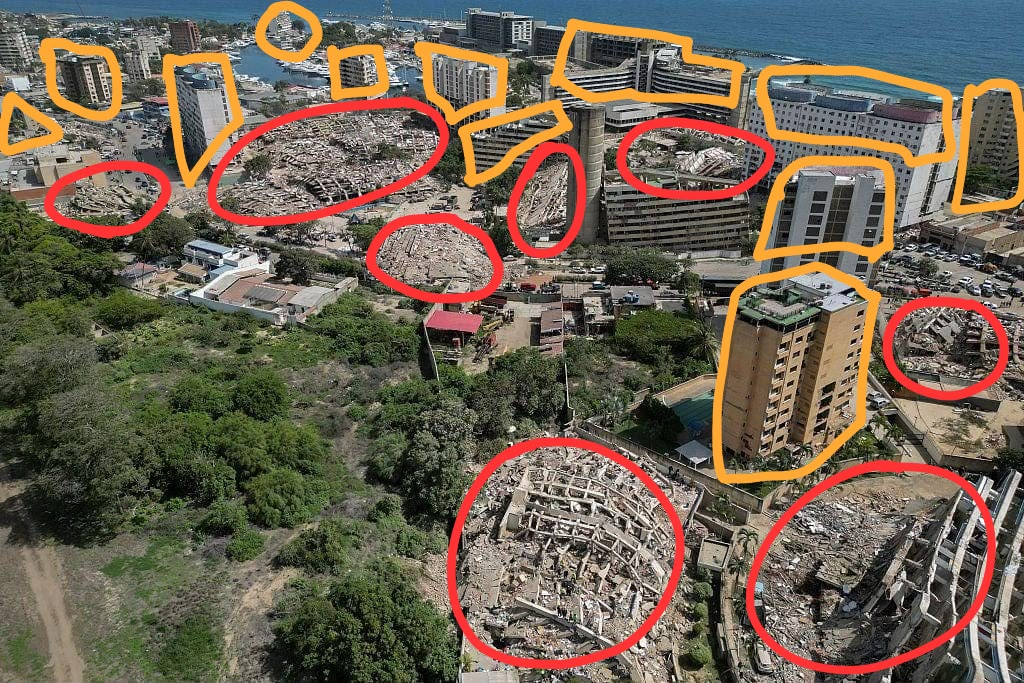
#> input picture misc/original_human.jpeg, 1024 x 683 px
$ python main.py
#> lines starting #> are read from the running program, lines starting #| are printed output that depends on the picture; after the words box and inside, x2 and y2 are one past the last pixel; in counts of white or black regions, pixels touching at a corner belong together
### utils/image_processing.py
"""Classical image processing for OrionQ."""

from __future__ import annotations

from pathlib import Path
from typing import Any

import cv2
import numpy as np


Zone = dict[str, Any]

MIN_AREA = 1_000.0
OVERLAY_ALPHA = 0.35

RED_RANGES = (
    (np.array([0, 150, 150]), np.array([12, 255, 255])),
    (np.array([168, 150, 150]), np.array([179, 255, 255])),
)
YELLOW_RANGE = (
    np.array([8, 150, 150]),
    np.array([42, 255, 255]),
)

ZONE_COLORS = {
    "red": (0, 0, 255),
    "yellow": (0, 255, 255),
}
ZONE_WEIGHTS = {
    "red": 1.0,
    "yellow": 0.5,
}


def _read_image(path: Path) -> np.ndarray:
    if not path.is_file():
        raise FileNotFoundError(f"Image not found: {path}")

    image = cv2.imread(str(path), cv2.IMREAD_COLOR)
    if image is None:
        raise ValueError(f"OpenCV could not read image: {path}")
    return image


def _build_masks(image: np.ndarray) -> dict[str, np.ndarray]:
    hsv = cv2.cvtColor(image, cv2.COLOR_BGR2HSV)

    red_mask = cv2.inRange(hsv, *RED_RANGES[0])
    red_mask |= cv2.inRange(hsv, *RED_RANGES[1])
    yellow_mask = cv2.inRange(hsv, *YELLOW_RANGE)

    kernel = cv2.getStructuringElement(cv2.MORPH_ELLIPSE, (3, 3))
    masks = {"red": red_mask, "yellow": yellow_mask}
    for color, mask in masks.items():
        mask = cv2.morphologyEx(mask, cv2.MORPH_CLOSE, kernel, iterations=2)
        masks[color] = cv2.morphologyEx(
            mask,
            cv2.MORPH_OPEN,
            kernel,
            iterations=1,
        )
    return masks


def _centroid(contour: np.ndarray) -> list[int]:
    moments = cv2.moments(contour)
    if moments["m00"]:
        return [
            round(moments["m10"] / moments["m00"]),
            round(moments["m01"] / moments["m00"]),
        ]

    x, y, width, height = cv2.boundingRect(contour)
    return [x + width // 2, y + height // 2]


def get_zones(image: np.ndarray) -> list[Zone]:
    """Extract external red and yellow regions as simple dictionaries."""
    zones: list[Zone] = []

    for color, mask in _build_masks(image).items():
        contours, _ = cv2.findContours(
            mask,
            cv2.RETR_EXTERNAL,
            cv2.CHAIN_APPROX_SIMPLE,
        )
        for contour in contours:
            hull = cv2.convexHull(contour)
            area = float(cv2.contourArea(hull))
            if area < MIN_AREA:
                continue

            zones.append(
                {
                    "color": color,
                    "area": area,
                    "weight": ZONE_WEIGHTS[color],
                    "raw_priority": area * ZONE_WEIGHTS[color],
                    "centroid": _centroid(hull),
                    "convex_hull": hull.reshape(-1, 2).astype(int).tolist(),
                }
            )

    zones.sort(key=lambda zone: (zone["centroid"][1], zone["centroid"][0]))
    maximum_priority = max(
        (zone["raw_priority"] for zone in zones),
        default=0.0,
    )

    for zone_id, zone in enumerate(zones):
        zone["id"] = zone_id
        prefix = "R" if zone["color"] == "red" else "Y"
        zone["label"] = f"{prefix}{zone_id}"
        zone["priority"] = (
            zone["raw_priority"] / maximum_priority
            if maximum_priority
            else 0.0
        )
    return zones


def assign_priority_order(zones: list[Zone]) -> list[Zone]:
    """Order zones for attention without replacing their decimal scores."""
    score_key = (
        "quantum_score"
        if zones and all("quantum_score" in zone for zone in zones)
        else "priority"
    )
    ordered_zones = sorted(
        zones,
        key=lambda zone: (
            -float(zone[score_key]),
            -float(zone["area"]),
            int(zone["id"]),
        ),
    )
    for order, zone in enumerate(ordered_zones, start=1):
        zone["priority_order"] = order
    return ordered_zones


def paint_zones(image: np.ndarray, zones: list[Zone]) -> np.ndarray:
    """Paint translucent hulls plus clear attention-order labels."""
    result = image.copy()
    overlay = image.copy()
    zones = assign_priority_order(zones)

    for zone in zones:
        hull = np.asarray(zone["convex_hull"], dtype=np.int32)
        cv2.fillConvexPoly(overlay, hull, ZONE_COLORS[zone["color"]])

    cv2.addWeighted(
        overlay,
        OVERLAY_ALPHA,
        result,
        1.0 - OVERLAY_ALPHA,
        0,
        result,
    )

    height, width = result.shape[:2]
    font = cv2.FONT_HERSHEY_SIMPLEX
    base_font_scale = max(0.7, min(height, width) / 800)
    thickness = 2
    padding = 7

    for zone in zones:
        hull = np.asarray(zone["convex_hull"], dtype=np.int32)
        color = ZONE_COLORS[zone["color"]]
        cv2.polylines(result, [hull], True, color, 2, cv2.LINE_AA)

        text = f"P{zone['priority_order']}"
        x, y = zone["centroid"]
        font_scale = base_font_scale
        text_size, baseline = cv2.getTextSize(
            text,
            font,
            font_scale,
            thickness,
        )

        maximum_text_width = max(1, width - 2 * padding)
        if text_size[0] > maximum_text_width:
            font_scale *= maximum_text_width / text_size[0]
            text_size, baseline = cv2.getTextSize(
                text,
                font,
                font_scale,
                thickness,
            )

        box_width = text_size[0] + 2 * padding
        box_height = text_size[1] + baseline + 2 * padding
        left = min(max(0, x - box_width // 2), max(0, width - box_width))
        top = min(max(0, y - box_height // 2), max(0, height - box_height))
        right = min(width - 1, left + box_width)
        bottom = min(height - 1, top + box_height)
        cv2.rectangle(result, (left, top), (right, bottom), (0, 0, 0), -1)

        cv2.putText(
            result,
            text,
            (left + padding, top + padding + text_size[1]),
            font,
            font_scale,
            (255, 255, 255),
            thickness,
            cv2.LINE_AA,
        )
    return result


def process_image(
    input_path: str | Path,
    output_path: str | Path,
) -> tuple[list[Zone], np.ndarray]:
    """Detect marked zones, save the visualization, and return both results."""
    input_path = Path(input_path)
    output_path = Path(output_path)
    annotated_image = _read_image(input_path)
#> in _read_image, image is the input picture: shape (683, 1024, 3); mean B, G, R 82.9, 98.2, 110.2
    zones = assign_priority_order(get_zones(annotated_image))
#> in _build_masks, `hsv = cv2.cvtColor(image, cv2.COLOR_BGR2HSV)`: hsv: shape (683, 1024, 3); mean H, S, V 42.2, 83.8, 117.6
#> in _build_masks, `red_mask = cv2.inRange(hsv, *RED_RANGES[0])`: red_mask: shape (683, 1024); 3.4% white; 141 white regions (122 under 20 px), largest, box (x1, y1, x2, y2) and area: (208, 97, 449, 226) 3168, (447, 438, 631, 663) 2478, (366, 213, 504, 303) 2371
#> in _build_masks, `red_mask |= cv2.inRange(hsv, *RED_RANGES[1])`:
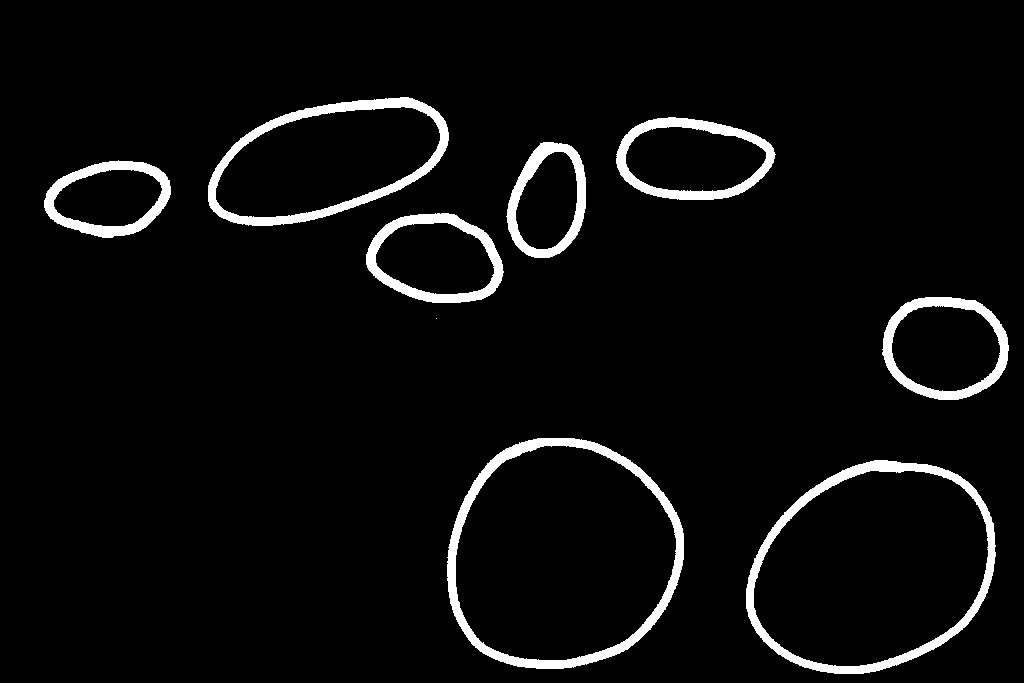
#> red_mask: shape (683, 1024); 4.7% white; 9 white regions (1 under 20 px), largest, box (x1, y1, x2, y2) and area: (447, 438, 684, 669) 6349, (746, 460, 996, 674) 5930, (208, 97, 449, 226) 4962
#> in _build_masks, `yellow_mask = cv2.inRange(hsv, *YELLOW_RANGE)`:
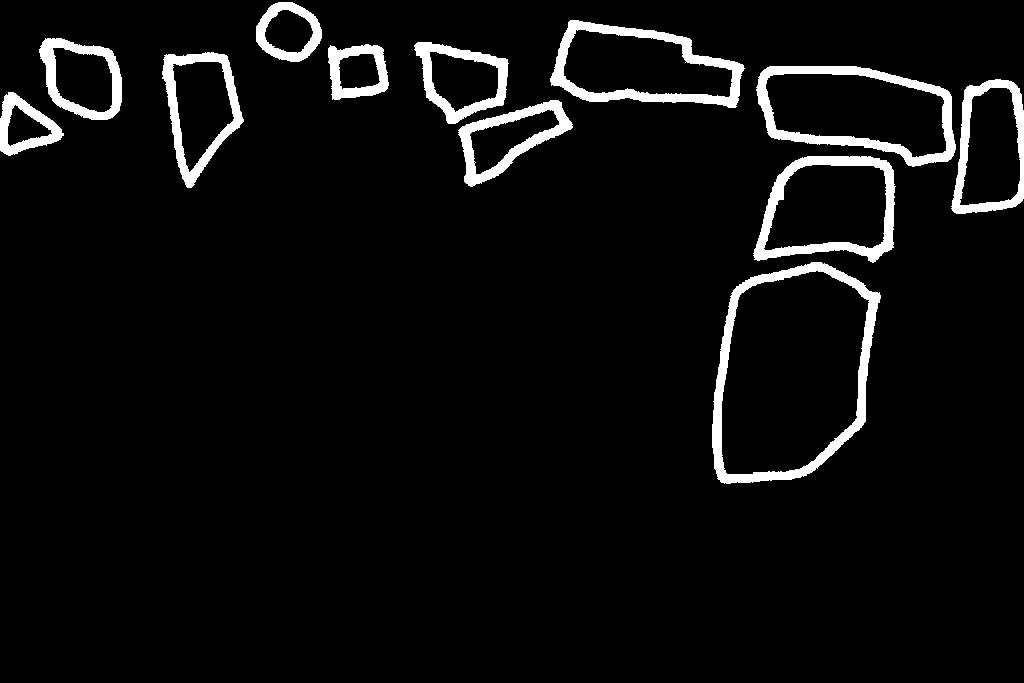
#> yellow_mask: shape (683, 1024); 5.1% white; 12 white regions, largest, box (x1, y1, x2, y2) and area: (712, 262, 881, 484) 5624, (756, 66, 956, 167) 4379, (550, 20, 745, 108) 4169
#> in _build_masks, `kernel = cv2.getStructuringElement(cv2.MORPH_ELLIPSE, (3, 3))`: kernel = [[0, 1, 0], [1, 1, 1], [0, 1, 0]]
#> the loop in get_zones, `for color, mask in _build_masks(image).items():` made 2 passes
#> color on passes 1 to 2: 'red', 'yellow'
#> after the loop in get_zones, `for color, mask in _build_masks(image).items():`: zones = 19 items
#> in get_zones, `maximum_priority = max( (zone["raw_priority"] for zone in zones), defa..`: maximum_priority = 43443.5
#> the loop in get_zones, `for zone_id, zone in enumerate(zones):` made 19 passes
#> in assign_priority_order, `score_key = ( "quantum_score" if zones and all("quantum_score" in zone..`: score_key = 'priority'
#> in assign_priority_order, `ordered_zones = sorted( zones, key=lambda zone: ( -float(zone[score_ke..`: ordered_zones = 19 items
#> the loop in assign_priority_order, `for order, zone in enumerate(ordered_zones, start=1):` made 19 passes

    clean_path = input_path.with_name("original.jpeg")
    canvas = _read_image(clean_path) if clean_path.is_file() else annotated_image
    if canvas.shape != annotated_image.shape:
        raise ValueError("The clean and annotated images must have equal sizes.")

    result = paint_zones(canvas, zones)
    output_path.parent.mkdir(parents=True, exist_ok=True)
    if not cv2.imwrite(str(output_path), result):
        raise OSError(f"Could not save result image: {output_path}")
    return zones, result

### utils/quantum_algo.py
"""Small Qiskit encoding demonstration for OrionQ zone priorities."""

from __future__ import annotations

from math import asin, sqrt
from typing import Any

from qiskit import QuantumCircuit, transpile
from qiskit_aer import AerSimulator


Zone = dict[str, Any]

MAX_QUBITS = 12
SHOTS = 512


def run_quantum_demo(
    zones: list[Zone],
    shots: int = SHOTS,
) -> tuple[list[Zone], QuantumCircuit, dict[str, int]]:
    """Encode normalized priorities as qubit probabilities and measure them."""
    selected_zones = [
        dict(zone)
        for zone in sorted(
            zones,
            key=lambda zone: zone["priority"],
            reverse=True,
        )[:MAX_QUBITS]
    ]
    circuit = QuantumCircuit(len(selected_zones))

    if not selected_zones:
        return selected_zones, circuit, {}
    if shots <= 0:
        raise ValueError("shots must be greater than zero.")

    for qubit, zone in enumerate(selected_zones):
        priority = min(1.0, max(0.0, float(zone["priority"])))
        theta = 2 * asin(sqrt(priority))
        circuit.ry(theta, qubit)

    circuit.measure_all()
    simulator = AerSimulator(seed_simulator=42)
    compiled_circuit = transpile(circuit, simulator)
    counts = simulator.run(compiled_circuit, shots=shots).result().get_counts()

    total_measurements = sum(counts.values())
    one_counts = [0] * len(selected_zones)
    for bit_string, count in counts.items():
        bits = bit_string.replace(" ", "")
        for qubit in range(len(selected_zones)):
            if bits[-1 - qubit] == "1":
                one_counts[qubit] += count

    for qubit, zone in enumerate(selected_zones):
        zone["quantum_score"] = one_counts[qubit] / total_measurements

    ranked_indices = sorted(
        range(len(selected_zones)),
        key=lambda index: (
            -selected_zones[index]["quantum_score"],
            selected_zones[index]["label"],
        ),
    )
    for rank, index in enumerate(ranked_indices, start=1):
        selected_zones[index]["quantum_rank"] = rank

    return selected_zones, circuit, dict(counts)

### main.py
"""Run the complete OrionQ demonstration."""

from pathlib import Path

from utils.image_processing import assign_priority_order, process_image
from utils.quantum_algo import MAX_QUBITS, run_quantum_demo


ROOT = Path(__file__).resolve().parent
INPUT_PATH = ROOT / "misc" / "original_human.jpeg"
OUTPUT_PATH = ROOT / "misc" / "original_result.jpeg"


def main() -> None:
    print("Starting OrionQ image processing...")
    zones, _ = process_image(INPUT_PATH, OUTPUT_PATH)
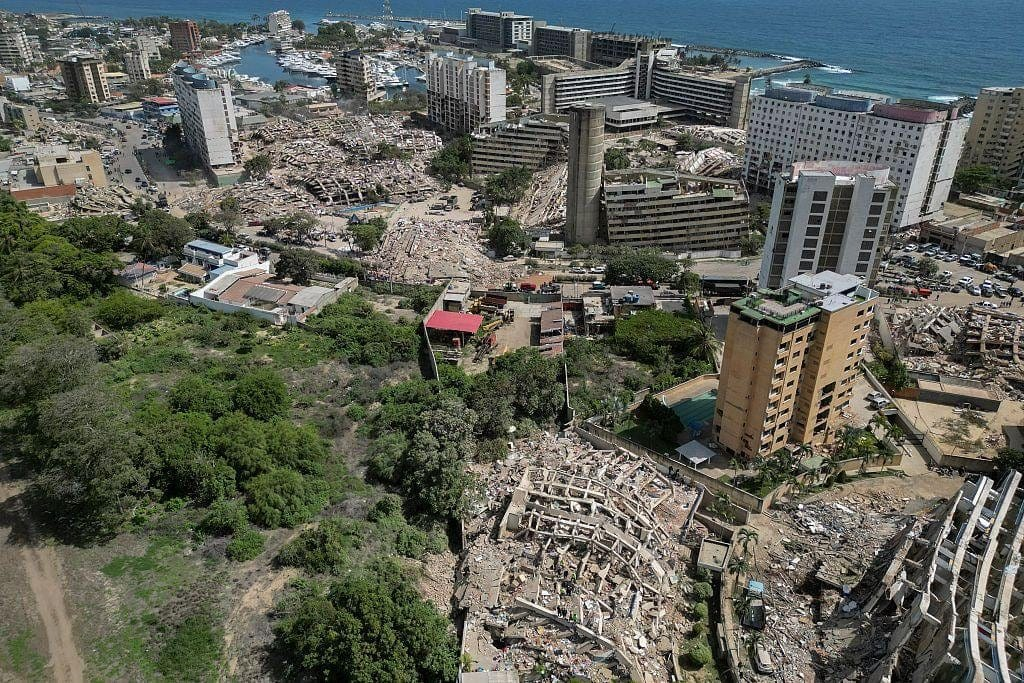
#> input picture misc/original.jpeg, 1024 x 683 px
#> in _read_image, image is the input picture: shape (683, 1024, 3); mean B, G, R 87.3, 97.2, 94.7
#> the loop in assign_priority_order (call 2), `for order, zone in enumerate(ordered_zones, start=1):` made 19 passes
#> the loop in paint_zones, `for zone in zones:` made 19 passes
#> after the loop in paint_zones, `for zone in zones:`:
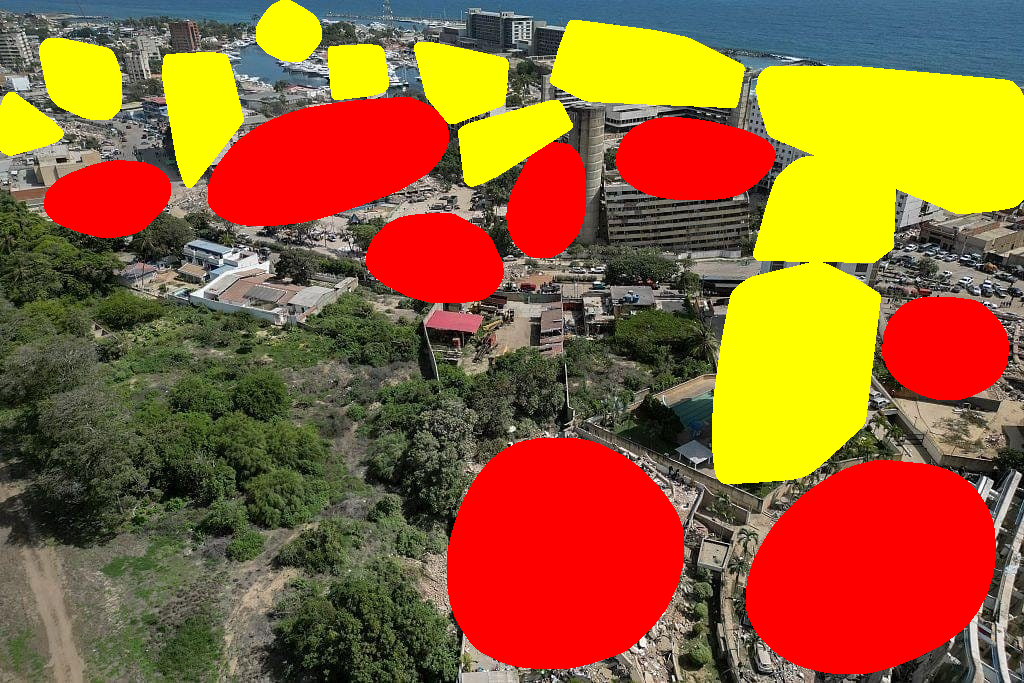
#> overlay: shape (683, 1024, 3); mean B, G, R 48.3, 98.6, 150.8
#> in paint_zones, `cv2.addWeighted( overlay, OVERLAY_ALPHA, result, 1.0 - OVERLAY_ALPHA, ..`:
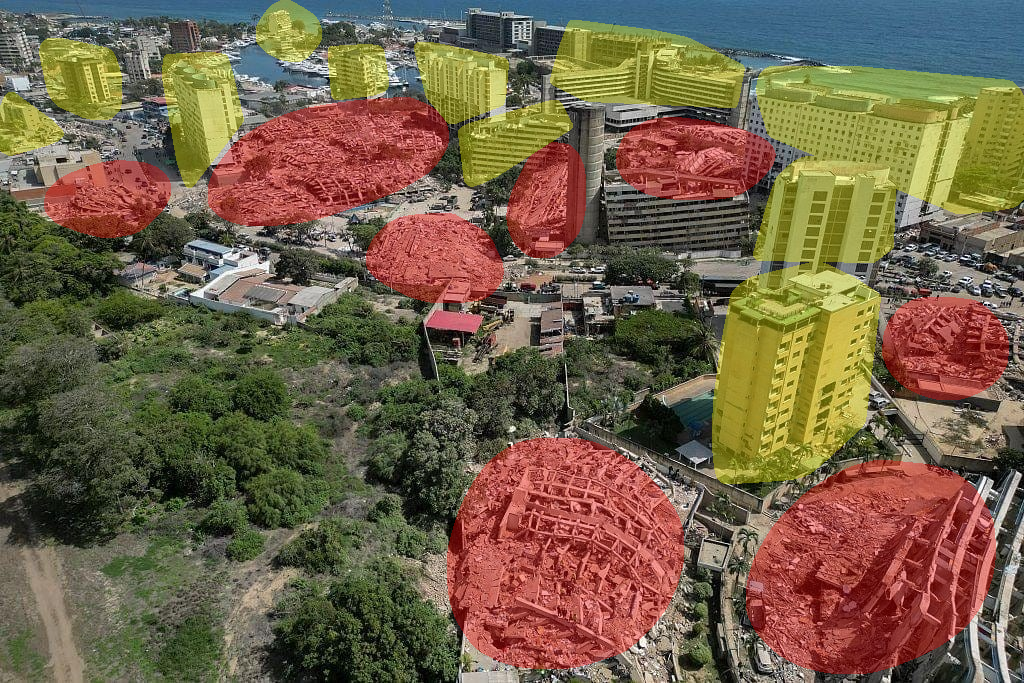
#> result: shape (683, 1024, 3); mean B, G, R 73.7, 97.7, 114.3
#> in paint_zones, `font = cv2.FONT_HERSHEY_SIMPLEX`: font = 0
#> the loop in paint_zones, `for zone in zones:` made 19 passes
#> (color, text, x, y, box_width, left, top) on passes 1 to 12: ((0, 0, 255), 'P1', 562, 555, 51, 537, 534), ((0, 0, 255), 'P2', 872, 568, 51, 847, 547), ((0, 0, 255), 'P3', 326, 160, 51, 301, 139), ((0, 255, 255), 'P4', 792, 372, 51, 767, 351), ((0, 255, 255), 'P5', 905, 129, 51, 880, 108), ((0, 0, 255), 'P6', 945, 347, 51, 920, 326), ((0, 0, 255), 'P7', 692, 159, 51, 667, 138), ((0, 0, 255), 'P8', 436, 258, 51, 411, 237), ((0, 0, 255), 'P9', 109, 198, 51, 84, 177), ((0, 0, 255), 'P10', 548, 201, 68, 514, 180), ((0, 255, 255), 'P11', 829, 211, 68, 795, 190), ((0, 255, 255), 'P12', 643, 67, 68, 609, 46)
#> after the loop in paint_zones, `for zone in zones:`:
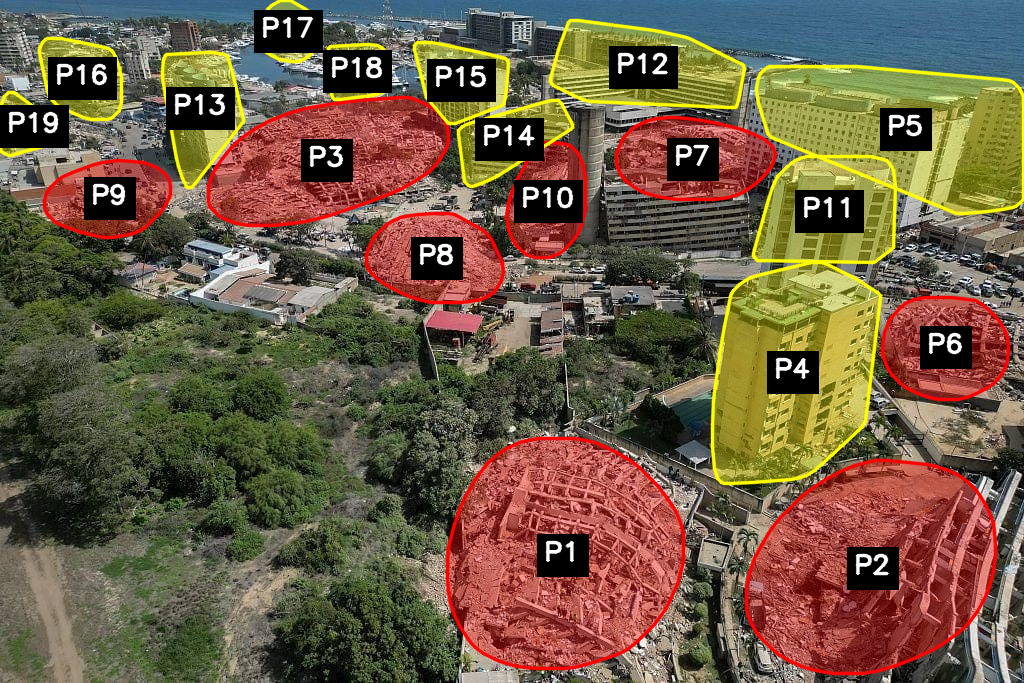
#> result: shape (683, 1024, 3); 12.16% of pixels changed, all inside (x1, y1, x2, y2) = (0, 0, 1024, 676)
#> zones = 19 items
    print(f"Zones found: {len(zones)}")
#| Zones found: 19

    quantum_zones, _, _ = run_quantum_demo(zones)
#> in run_quantum_demo, `selected_zones = [ dict(zone) for zone in sorted( zones, key=lambda zo..`: selected_zones = 12 items
    quantum_zones = assign_priority_order(quantum_zones)
    if len(zones) > MAX_QUBITS:
        print(f"Qiskit demo limited to the top {MAX_QUBITS} zones.")

    print("Attention order:")
    for zone in quantum_zones:
        print(
            f"{zone['priority_order']}. "
            f"{zone['label']} - {zone['color']}"
        )

    print(f"Result saved to: {OUTPUT_PATH}")
    print("OrionQ finished.")


if __name__ == "__main__":
    main()
#> (the call stopped at in run_quantum_demo, `circuit = QuantumCircuit(len(selected_zones))`: qiskit is not available in this run)
